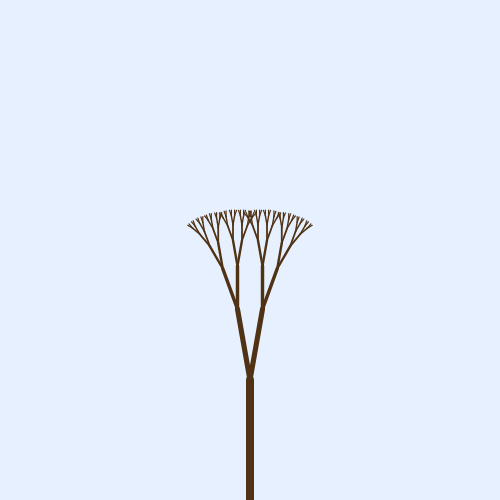
Frame 1 (no input)
Frame 60 (no input): identical to frame 1, image omitted
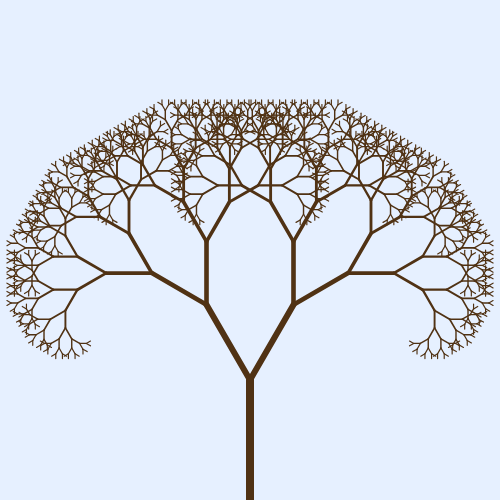
Frame 120 (the mouse pressed at the canvas centre since frame 60)

The p5.js sketch that drew these frames (run headless with seeded random() and noise() and a simulated clock; from frame 60 on, the mouse is pressed at the canvas centre):

// p5.js sketch
// ── sketch.js
function setup() {
  createCanvas(500, 500);
  angleMode(DEGREES);
  stroke(80, 50, 20);
}

function draw() {
  background(230, 240, 255);

  let angle = map(mouseX, 0, width, 10, 50);
  let shrink = map(mouseY, 0, height, 0.6, 0.85);

  translate(width / 2, height);
  drawBranch(120, angle, shrink);
}

function drawBranch(len, angle, shrink) {
  strokeWeight(map(len, 2, 120, 1, 8));
  line(0, 0, 0, -len);
  translate(0, -len);

  if (len > 6) {
    push();
    rotate(angle);
    drawBranch(len * shrink, angle, shrink);
    pop();

    push();
    rotate(-angle);
    drawBranch(len * shrink, angle, shrink);
    pop();
  }
}
